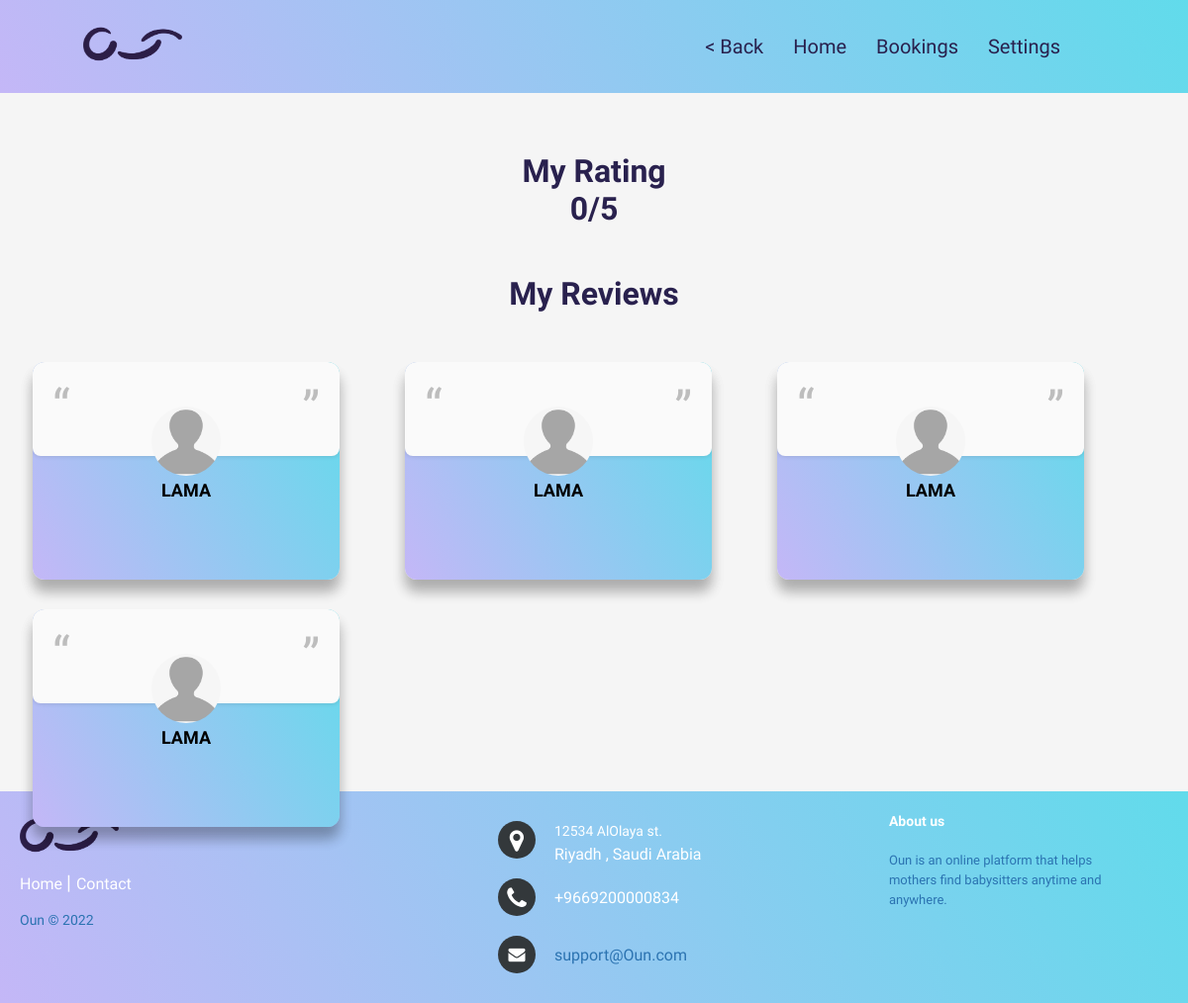
/checkbsreview.php?national_ID=1118954211 (signed in), run on the app's committed database.
### tables this page shows
CREATE TABLE `bookings` (
  `booking_id` int(10) NOT NULL,
  `request_id` int(10) NOT NULL,
  `offer_id` int(10) NOT NULL,
  `review` varchar(500) DEFAULT NULL,
  `rating` int(1) DEFAULT NULL
);

CREATE TABLE `parent` (
  `parent_id` int(10) NOT NULL,
  `parent_image` varchar(500) DEFAULT 'prpic.png',
  `name` varchar(30) DEFAULT NULL,
  `email` varchar(50) NOT NULL,
  `password` varchar(128) NOT NULL,
  `city` varchar(20) DEFAULT NULL,
  `district` varchar(20) DEFAULT NULL,
  `street` varchar(20) DEFAULT NULL,
  `buildingNo` varchar(20) DEFAULT NULL,
  `phoneNo` int(10) DEFAULT NULL
);

CREATE TABLE `babysitter` (
  `name` varchar(20) NOT NULL,
  `national_ID` int(10) NOT NULL,
  `phoneNo` int(10) NOT NULL,
  `password` varchar(128) NOT NULL,
  `gender` enum('Female','Male') NOT NULL,
  `age` int(11) NOT NULL,
  `email` varchar(50) NOT NULL,
  `city` varchar(20) NOT NULL,
  `bio` varchar(500) NOT NULL,
  `sitter_image` varchar(500) NOT NULL DEFAULT 'images\\prpic.png',
  `average_rate` float DEFAULT NULL
);

### functions.php (called while the page is built, shortened)
<?php
function getPrevBookingsforID($id){
    global $con;
    $query = "SELECT bookings.booking_id, bookings.review , bookings.rating , request.* , offer.offer_id , offer.babysitter_id , offer.price , offer.status , parent.parent_id , parent.parent_image , babysitter.sitter_image , babysitter.name
    FROM bookings
     INNER JOIN request ON request.request_id = bookings.request_id && request.date < (CAST(CURRENT_TIMESTAMP AS DATE))
     INNER JOIN offer ON request.request_id = offer.request_id
       INNER JOIN parent ON request.parent_id = parent.parent_id
       INNER JOIN babysitter ON offer.babysitter_id = babysitter.national_ID WHERE babysitter.national_ID=$id ";
    return mysqli_query( $con  , $query);
}
?>

### checkbsreview.php (the view, shortened to what this page needs)
<?php
include("connection.php");
include("functions.php");
$BabytId=$_GET['national_ID'];
?>
<!DOCTYPE html>
<html>
    <head>
        <link rel="stylesheet" href="https://cdnjs.cloudflare.com/ajax/libs/font-awesome/4.7.0/css/font-awesome.min.css">
        <link rel="stylesheet" href="styleB.css" >
        <link rel="stylesheet" href="footer.css" >
        <link rel="stylesheet" href="myReviews.css">
    </head>
<body>
  <header>
        <a href="#" class="logo"><img src="images/logo.png" alt="logo icon"></a>
        <nav class="navbar">
        <ul>
        <li>    <a onclick="window.history.back()" style="pointer:cursor;"> < Back </a> </li>
        <li><a href="mprofile.html"> Home </a></li>
        <li> <a href="ViewOffer.html"> Bookings </a>
        <li> <a href="#"> Settings </a>
        </li>
        </ul>
        </nav>
    </header>
  <footer class="footer-distributed">
    <div class="footer-left">
        <img class="logo" src="images/logo.png" alt="Oun">
        <p class="footer-links">
            <a href="currentBaby.html" class="link-1">Home</a>
            <a href="mailto:support@Ouun.com">Contact</a>
        </p>
        <p class="footer-company-name">Oun © 2022</p>
    </div>
    <div class="footer-center">
        <div>
            <i class="fa fa-map-marker"></i>
            <p><span>12534 AlOlaya st.</span> Riyadh , Saudi Arabia</p>
        </div>
        <div>
            <i class="fa fa-phone"></i>
            <p>+9669200000834</p>
        </div>
        <div>
            <i class="fa fa-envelope"></i>
            <p><a href="mailto:support@Ouun.com">support@Oun.com</a></p>
        </div>
    </div>
    <div class="footer-right">
        <p class="footer-company-about">
            <span>About us</span>
           Oun is an online platform that helps mothers find babysitters anytime and anywhere.
  </p>
    </div>
  </footer>
<?php $bookings = getPrevBookingsforID($BabytId);
      if ( mysqli_num_rows($bookings) > 0 )  {
     $tot_rating=0;
     $num =mysqli_num_rows($bookings);
       if ( mysqli_num_rows($bookings) > 0 )  {
        foreach( $bookings as $element ) {
         $tot_rating += $element['rating'] ;
        }}
        $ave_rating = $tot_rating / $num;
        echo "<h1 class='mytitle'> My Rating <br>".$ave_rating."/5  </h1>" ;
        } else{
          echo "<h1 class='mytitle'> My Rating </h1> <br> <h2 style='text-align:center' > No rating yet </h2> " ;
        }?>
     <h1 class="mytitle2"> My Reviews  </h1>
     <div>
<?php
$bookings = getPrevBookingsforID($BabytId);
if ( mysqli_num_rows($bookings) > 0 )  {
  foreach( $bookings as $element ) {
  echo "<div>
  <figure class='review'>
    <blockquote>". $element['review']."</blockquote>
    <div class='author'>
      <img src='images/". $element['parent_image']."' alt='sq-sample1'/>
      <br>
      <h4>". $element['name'] ."</h4>
    </div>
  </figure>
  </div>"
?>
  <?php }
}
else {
  echo "<h2> There are no reviews yet </h2>";
}
?>
</div>
</body>
</html>

### styleB.css (style rules this page uses)
body { background: whitesmoke; color:#404040; }
* { padding: 0; margin: 0; font-family: Optima, 'Segoe UI', Tahoma, Geneva, Verdana, sans-serif; }
header { position: fixed; top:0; left:0; right:0; background:Linear-gradient(60deg , rgb(196 , 183, 247) 0% , rgb(97 , 219 , 235) 100%); padding:20px 7%; display: flex; align-items: center; justify-content: space-between; z-index:1000; }
header img { width:100px; height:50px; }
header .navbar ul { list-style:none; padding: 0px 20px; }
header .navbar ul li { position:relative; float:left; padding: 0px 20px 0 0; }
header .navbar ul li a { font-size:20px; padding:5px; color:rgb(41,33,78);; display:block; }
a { text-decoration: none; }

### footer.css (style rules this page uses)
.footer-distributed { background: Linear-gradient(60deg , rgb(196 , 183, 247) 0% , rgb(97 , 219 , 235) 100%); box-shadow: 0 1px 1px 0 rgba(0, 0, 0, 0.12); box-sizing: border-box; width: 100%; text-align: left; padding: 20px 20px; position:relative; top:450px; margin:0; }
.footer-distributed .footer-left, .footer-distributed .footer-center, .footer-distributed .footer-right { display: inline-block; vertical-align: top; }
.footer-distributed .footer-left { width: 40%; }
.footer-distributed .logo { width: 100px; height: 50px; margin: 0; }
.footer-distributed .footer-links { color: #ffffff; margin: 0px 0 12px; padding: 0; }
.footer-distributed .footer-links a { display:inline-block; line-height: 1.8; font-weight:400; text-decoration: none; color: inherit; }
.footer-distributed .footer-company-name { color: rgb(43, 115, 177); font-size: 14px; font-weight: normal; margin: 0; }
.footer-distributed .footer-center { width: 35%; }
.footer-distributed .footer-center i { background-color: #33383b; color: #ffffff; font-size: 25px; width: 38px; height: 38px; border-radius: 50%; text-align: center; line-height: 42px; margin: 10px 15px; vertical-align: middle; }
.footer-distributed .footer-center i.fa-envelope { font-size: 17px; line-height: 38px; }
.footer-distributed .footer-center p { display: inline-block; color: #ffffff; font-weight:400; vertical-align: middle; margin:0; }
.footer-distributed .footer-center p span { display:block; font-weight: normal; font-size:14px; line-height:2; }
.footer-distributed .footer-center p a { color: rgb(43, 115, 177); text-decoration: none;; }
.footer-distributed .footer-links a:before { content: "|"; font-weight:300; font-size: 20px; left: 0; color: #fff; display: inline-block; padding-right: 5px; }
.footer-distributed .footer-links .link-1:before { content: none; }
.footer-distributed .footer-right { width: 20%; }
.footer-distributed .footer-company-about { line-height: 20px; color: rgb(43, 115, 177); font-size: 13px; font-weight: normal; margin: 0; }
.footer-distributed .footer-company-about span { display: block; color: #ffffff; font-size: 14px; font-weight: bold; margin-bottom: 20px; }

### myReviews.css (style rules this page uses)
.footer-distributed { top: 800px; }
div { justify-content: center; align-items: center; }
.mytitle { margin-top: -60px; margin-bottom: 20px; text-align: center; color: rgb(41, 33, 78); }
.mytitle2 { margin-top: 4%; margin-bottom: 20px; text-align: center; color: rgb(41, 33, 78); }
figure.review { position: relative; overflow:hidden; margin: 30px 33px 0 33px; height: 220px; min-width: 200px; max-width: 310px; width: 100%; color: #333; text-align: left; box-shadow:0 12px 13px rgba(0,0,0,0.16), 0 12px 13px rgba(0,0,0,0.16); border-radius: 12px; background: linear-gradient(60deg , rgb(196 , 183, 247) 0% , rgb(97 , 219 , 235) 100%); float: left; font-size: large; }
figure.review * { -webkit-box-sizing: border-box; box-sizing: border-box; }
figure.review img { max-width: 100%; height: 70px; width: 70px; border-radius: 50%; margin-bottom: 0; display: inline-block; z-index: 1; position: relative; }
figure.review .author { margin:0 ; text-transform: uppercase; text-align: center; color: #010000; }

### data on the page
bookings: parent.parent_image (picture), babysitter.name "LAMA"
bookings: parent.parent_image (picture), babysitter.name "LAMA"
bookings: parent.parent_image (picture), babysitter.name "LAMA"
bookings: parent.parent_image (picture), babysitter.name "LAMA"

### other printed values
$ave_rating "0"
